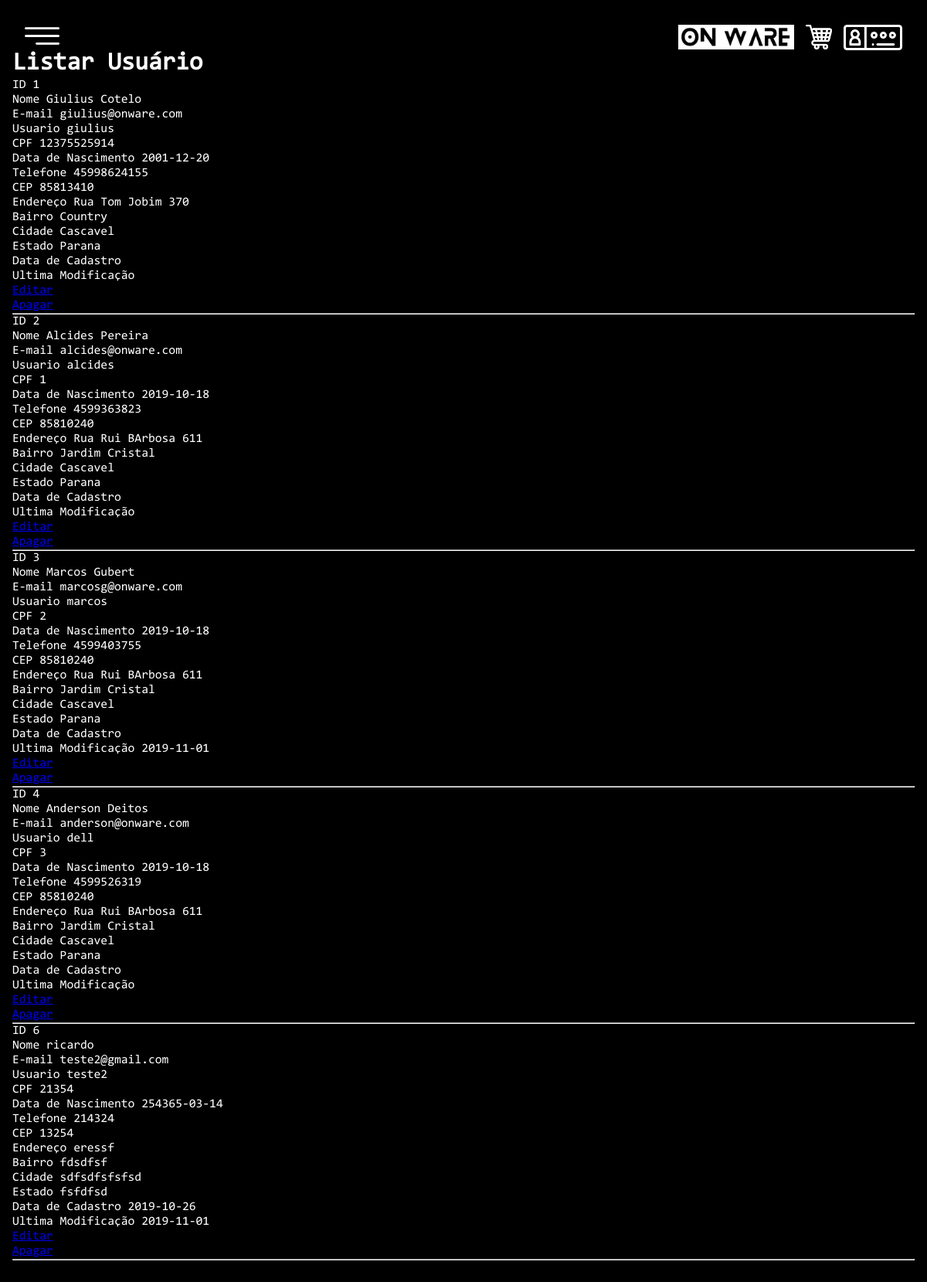
The page /R_usuario.php on the database its author committed.
### tables this page shows
CREATE TABLE IF NOT EXISTS `usuario` (
  `id_usuario` int(11) NOT NULL AUTO_INCREMENT,
  `nome` varchar(50) DEFAULT NULL,
  `email` varchar(50) DEFAULT NULL,
  `usuario` varchar(20) DEFAULT NULL,
  `senha` varchar(220) DEFAULT NULL,
  `cpf` bigint(20) NOT NULL,
  `nasc` varchar(20) DEFAULT NULL,
  `telefone` bigint(20) DEFAULT NULL,
  `cep` bigint(20) NOT NULL,
  `endereco` varchar(220) DEFAULT NULL,
  `bairro` varchar(220) DEFAULT NULL,
  `cidade` varchar(220) DEFAULT NULL,
  `estado` varchar(220) DEFAULT NULL,
  `nivel` int(2) DEFAULT '0',
  `criado` date DEFAULT NULL,
  `modified` date DEFAULT NULL,
  PRIMARY KEY (`id_usuario`),
  UNIQUE KEY `cpf` (`cpf`)
);

### R_usuario.php (the view, shortened to what this page needs)
<?php
include_once("conexao.php");
?>
<!DOCTYPE html>
<html lang="pt-br">
<head>
	<link rel="stylesheet" type="text/css" href="CSS/style.css">
</head>
<body>
	<div class="menu">
		<a href="#"><img src="IMG/menu.png" width="45px"></a>
	</div>
	<div class="menu-direito">
		<a href="index.php"><img class="logo" src="IMG/logo.png"/></a>
		<a href="carrinho.php"><img class="carrinho-botao" src="IMG/carrinho.png"/></a>
		<?php
		if(!empty($_SESSION['usuario'])){
			echo "<a href='login.php' class='usuario-logado'>" . $_SESSION['usuario'] . "</a>";
		}
		else{
			echo "<a href='login.php'><img class='login-botao' src='IMG/logo-login.png'/></a>";
		}
		?>
    </div>
	<nav>
		<ul>
			<li><a href="crie.php">Crie</a></li>
			<li><a href="produtos.php">Produtos</a></li>
			<li><a href="sobre.php">Sobre</a></li>
		</ul>
	</nav>
	<div class="corpo">
		<div class="container">
			<h1>Listar Usuário</h1>
			<?php
			$result_usuarios = "SELECT * FROM usuario";
			$resultado_usuarios = mysqli_query($conexao, $result_usuarios);
			while($row_usuario = mysqli_fetch_assoc($resultado_usuarios)){
				echo "ID " . $row_usuario['id_usuario'] . "<br>";
				echo "Nome " . $row_usuario['nome'] . "<br>";
				echo "E-mail " . $row_usuario['email'] . "<br>";
				echo "Usuario " . $row_usuario['usuario'] . "<br>";
				echo "CPF " . $row_usuario['cpf'] . "<br>";
				echo "Data de Nascimento " . $row_usuario['nasc'] . "<br>";
				echo "Telefone " . $row_usuario['telefone'] . "<br>";
				echo "CEP " . $row_usuario['cep'] . "<br>";
				echo "Endereço " . $row_usuario['endereco'] . "<br>";
				echo "Bairro " . $row_usuario['bairro'] . "<br>";
				echo "Cidade " . $row_usuario['cidade'] . "<br>";
				echo "Estado " . $row_usuario['estado'] . "<br>";
				echo "Data de Cadastro " . $row_usuario['criado'] . "<br>";
				echo "Ultima Modificação " . $row_usuario['modified'] . "<br>";
				echo "<a href='U_usuario.php?id_usuario=" . $row_usuario['id_usuario'] . "'>Editar</a><br>";
				echo "<a href='D_usuario.php?id_usuario=" . $row_usuario['id_usuario'] . "' data-confirm='Tem certeza de que deseja excluir o item selecionado?'>Apagar</a><br><hr>";
			}
		?>
		</div>
		</div>
</body>
</html>

### CSS/style.css (style rules this page uses)
* { margin: 0; padding: 0; }
body { margin: 0; padding: 0; background: #222; }
.menu { left: 2rem; top: 1.5rem; width: 1.5rem; height: .7rem; position: fixed; z-index: 2; cursor: pointer; }
.menu img { max-width: 45px; }
nav { position: fixed; height: 100%; width: 65%; }
nav::before { content: ''; display: inline-block; width: 0; height: 100%; vertical-align: middle; }
nav ul { width: 80%; display: inline-block; vertical-align: middle; }
nav ul li { display: block; line-height: 2; font-size: .8rem; padding-left: 20%; cursor: pointer; letter-spacing: 2px; }
nav ul li a { font-family: 'Blanka'; font-size: 25px; font-weight: bold; color: #ffffff; text-decoration: none; padding: 10px; text-transform: uppercase; }
.corpo { font-family: consolas; position: fixed; top: 0; right: 0; left: 0; bottom: 0; background-color: #000; color: #fff; padding: 4rem 2rem; overflow: auto; transition: 1s ease; }
@media screen and (orientation:portrait) { .corpo { padding: 4rem 1rem; } }
.menu-direito { max-width: 600px; right: 2rem; top: 2rem; position: fixed; z-index: 2; cursor: pointer; justify-content: center; }
.logo { max-width: 150px; position: relative; cursor: pointer; z-index: 2; float: left; }
.carrinho-botao { position: relative; cursor: pointer; z-index: 2; float: left; max-width: 34px; margin: 0 15px; }
.login-botao { position: relative; cursor: pointer; z-index: 2; float: left; max-width: 76px; }
*, *::after, *::before { box-sizing: border-box; }

### rows shown on the page
usuario: id_usuario "1", nome "Giulius Cotelo", email "giulius@onware.com", usuario "giulius", cpf "12375525914", nasc "2001-12-20", telefone "45998624155", cep "85813410", endereco "Rua Tom Jobim 370", bairro "Country", cidade "Cascavel", estado "Parana"
usuario: id_usuario "2", nome "Alcides Pereira", email "alcides@onware.com", usuario "alcides", cpf "1", nasc "2019-10-18", telefone "4599363823", cep "85810240", endereco "Rua Rui BArbosa 611", bairro "Jardim Cristal", cidade "Cascavel", estado "Parana"
usuario: id_usuario "3", nome "Marcos Gubert", email "marcosg@onware.com", usuario "marcos", cpf "2", nasc "2019-10-18", telefone "4599403755", cep "85810240", endereco "Rua Rui BArbosa 611", bairro "Jardim Cristal", cidade "Cascavel", estado "Parana", modified "2019-11-01"
usuario: id_usuario "4", nome "Anderson Deitos", email "anderson@onware.com", usuario "dell", cpf "3", nasc "2019-10-18", telefone "4599526319", cep "85810240", endereco "Rua Rui BArbosa 611", bairro "Jardim Cristal", cidade "Cascavel", estado "Parana"
usuario: id_usuario "6", nome "ricardo", email "teste2@gmail.com", usuario "teste2", cpf "21354", nasc "254365-03-14", telefone "214324", cep "13254", endereco "eressf", bairro "fdsdfsf", cidade "sdfsdfsfsfsd", estado "fsfdfsd", criado "2019-10-26", modified "2019-11-01"
